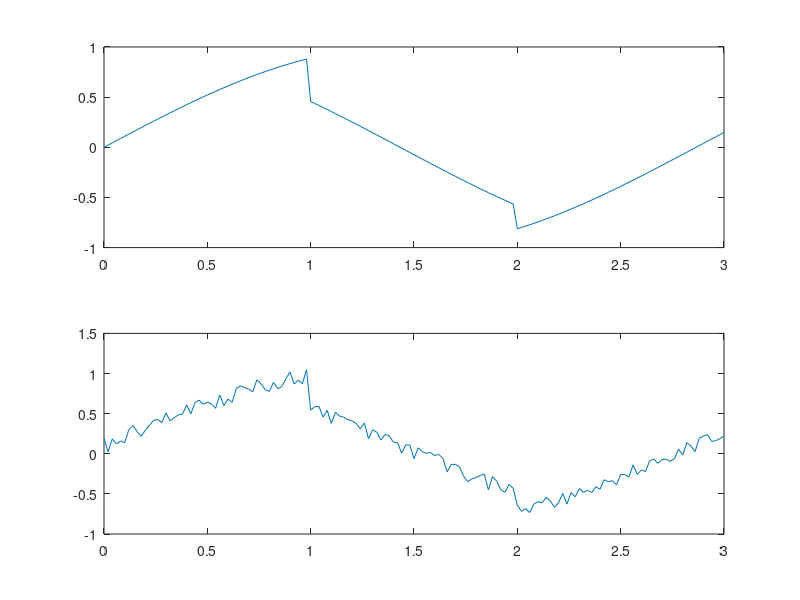

Reproduce this figure in MATLAB.
    clc;                                                
    clear all;                                          
                                                    
    j=0;        
    y=1;        
    n=input('Nr de biti generat:');                % un numar par <=10 ( de la 10 sensibilitatea la zgomot creste considerabil) 
    
    f=10;                                         % frecventa purtatoarei - am ales 110000 dar simulez cu variabila 110 pentru a se observa mai bine rezultatele
    N=50;                                        % nr esantioane 
    SNR=input('Raportul semnal-zgomot(SNR):');     % SNR
    
    if(mod(n,2)==1)                                % daca avem nr impar de biti nu se poate realiza modulatia -> iau un nr par de biti
        n=n-1;
    end
    %generare sir de biti aleator
    gen_biti=randn(n,1);
    for i=1:n
        if(gen_biti(i)>=0);
         biti1(i)=1;
        else biti1(i)=0;
        end 
    end  
    % afisare sir de biti
    biti1                                          
    %concatenare sir de biti cu '00' la inceput
    %pentru a crea faza initiala 0
    biti=horzcat(0,0,biti1);                      
   %generare semnal in functie de biti <=> modulare in faza
    for i=1:2:n+2
        if(biti(i)==0 && biti(i+1)==0)
            t=j:1/N:j+1;
            s=sind(2*pi*f*t);
            x=N*j+1;
            y=N*(j+1)+1;
            semn_trans(x:y)=s;
            
        end
         if(biti(i)==0 && biti(i+1)==1)
            t1=j:1/N:j+1;
            s=sind(2*pi*f*t1+90);
            x=N*j+1;
            y=N*(j+1)+1;
            semn_trans(x:y)=s;
            
         end
         if(biti(i)==1 && biti(i+1)==1)
            t2=j:1/N:j+1;
            s=sind(2*pi*f*t2+180);
            x=N*j+1;
            y=N*(j+1)+1;
            semn_trans(x:y)=s;
            
         end
         if(biti(i)==1 && biti(i+1)==0)
            t3=j:1/N:j+1;
            s=sind(2*pi*f*t3+270);
            x=N*j+1;
            y=N*(j+1)+1;
            semn_trans(x:y)=s;
         end
            
        j=j+1;   
    end        
   
       %afisare semnal rezultat fara zgomot
        t4=0:1/N:j;
            subplot(2,1,1)
                plot(t4,semn_trans)
       %afisare semnal cu zgomot
            subplot(2,1,2)
                z=rand(1,length(t4))*(1/SNR);
                semn_zgomot=semn_trans+z; 
                plot(t4,semn_zgomot)